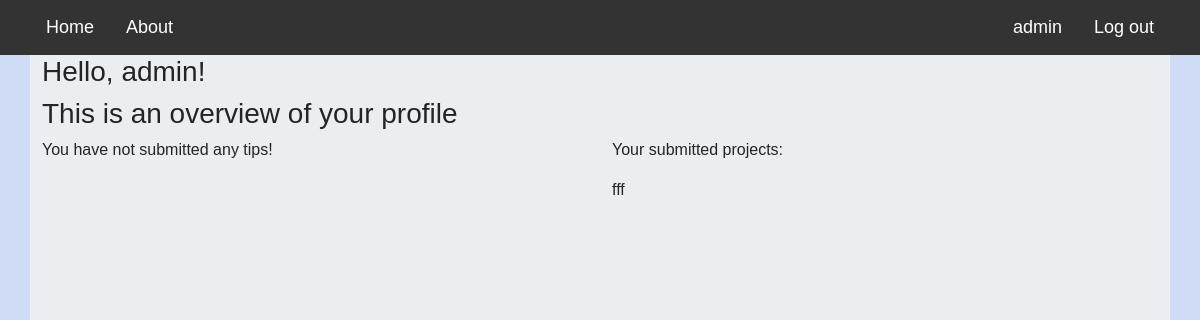
The app's page /profile/ (signed in), older data.
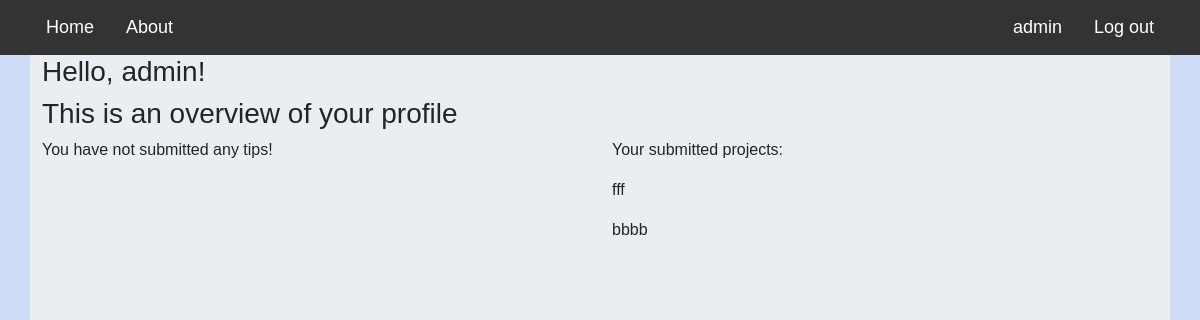
The same page, newer data.
### database/models.py (models this page shows, shortened)
class Project(models.Model):
    user = models.ForeignKey(User, on_delete=models.CASCADE)
    category = models.ForeignKey(Category, on_delete=models.CASCADE)
    project_name = models.CharField(max_length=100)
    company_name = models.ForeignKey(Company, on_delete=models.CASCADE)
    technology = models.ForeignKey(Technology, on_delete=models.CASCADE)
    description = models.TextField()
    goals = models.TextField()
    water_savings = models.DecimalField(max_digits=10, decimal_places=2, default=0)
    additional_customization = models.TextField()

### water_conservation/views.py (the view)
# urls.py: path('profile/', views.profile_view, name='profile'),
def profile_view(request):
    is_logged_in = User.is_authenticated
    if is_logged_in:
        watertips = WaterTip.objects.filter(user=request.user)
        projects = Project.objects.filter(user=request.user)
        return render(request, 'profile.html', {'watertips': watertips, 'projects': projects})
    else:
        return redirect('/')

### templates/profile.html (shortened to what this page needs)
<!DOCTYPE html>
<html>
<head>
    {% load static %}
    <link rel="stylesheet" href="{% static 'css/bootstrap.css' %}">
    <link rel="stylesheet" href="{% static 'css/profile_style.css' %}">
</head>
<body>
    <header>
        <div class="container">
            <ul>
                <li><a href="/">Home</a></li>
                <li><a href="/">About</a></li>
                <li class="login"><a href="/logout/">Log out</a></li>
                <li class="login"><a href="/profile/">{{ user.username }}</a></li>
            </ul>
        </div>
    </header>
    <div class="container">
        <div class="content">
            <div class="row">
                <h3>Hello, {{ user.username }}!</h3>
                <h3>This is an overview of your profile</h3>
            </div>
            <div class="row">
                <div class="col">
                    {% if watertips %}
                        <p>Your submitted tips:</p>
                        {% for tip in watertips %}
                            <p>{{ tip.tip }}</p>
                        {% endfor %}
                    {% else %}
                        <p>You have not submitted any tips!</p>
                    {% endif %}
                </div>
                <div class="col">
                    {% if projects %}
                        <p>Your submitted projects:</p>
                        {% for project in projects %}
                            <p>{{ project.project_name }}</p>
                        {% endfor %}
                    {% else %}
                        <p>You have not submitted any projects!</p>
                    {% endif %}
                </div>
            </div>
        </div>
    </div>
</body>
</html>

### static/css/profile_style.css (style rules this page uses)
header { width: 100%; background-color: #333; display: flex; align-items: left; justify-content: left; }
html { height: 100% }
body { font-family: 'Arial', sans-serif; background-color: #ceddf5; height: 100%; margin: 0; }
body .container { display: flex; flex-flow: column; height: 100%; background-color: #ebeef0; }
header .container { background-color: #333; padding-top: 0px; padding: 0px; }
ul { list-style-type: none; margin: 0; padding: 0; overflow: hidden; background-color: #333; }
li { float: left; }
li.login { float: right }
li a { font-size: large; display: block; color: white; text-align: center; padding: 14px 16px; text-decoration: none; }

Row changes from the older to the newer data that the page shows:
added Project: project_name "bbbb"
